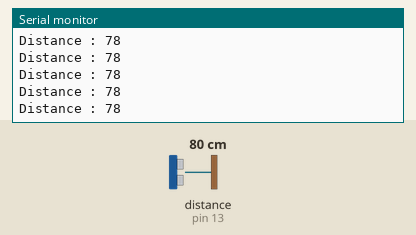
This sketch was run on a simulated Arduino Uno, built with avr-gcc and run on an emulated ATmega328P. Shown: the last lines printed to the serial monitor. Wiring (inferred from the names in the program): ultrasonic range finder: trigger pin 12; echo pin 13. The test bench sets the inputs (shaded band); at power-on: distance to the obstacle (sensor on pin 13) 80 cm. The echo pulse lasts 58.3 µs per cm.

Above: at 1.2 s.
1.3 s: distance to the obstacle (sensor on pin 13) set to 2 cm
At 1.38 s:
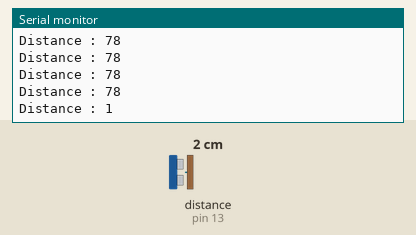
4.3 s: distance to the obstacle (sensor on pin 13) set to 250 cm
At 4.41 s:
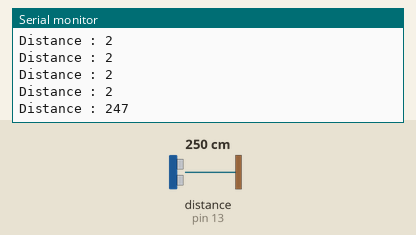
Timing chart, 0 to 7.3 s (numbered marks = the images above; inputs shaded):
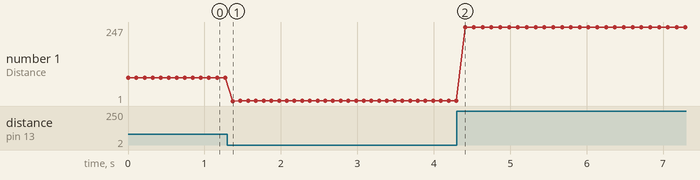

Measured:
- after the input at 1.3 s, the serial monitor: prints a new line after 0.07 s (image 1)
- after the input at 4.3 s, the serial monitor: prints a new line after 0.11 s (image 2)
- plotted number 1: 78 → 2 after the input at 1.3 s

The sketch:

Master_TX_.ino
```cpp
const int tpin = 12;
const int epin = 13;
long dura;
int dist;

void setup() {
  Serial.begin(9600);
  pinMode(tpin, OUTPUT);
  pinMode(epin, INPUT);
}

void loop() {
  digitalWrite(tpin, LOW);
  delayMicroseconds(2);
  digitalWrite(tpin, HIGH);
  delayMicroseconds(10);
  digitalWrite(tpin, LOW);
  dura = pulseIn(epin, HIGH);
  dist = dura * 0.034 / 2;
  Serial.print("Distance : ");
  Serial.println(dist);
  delay(100);
}
```
